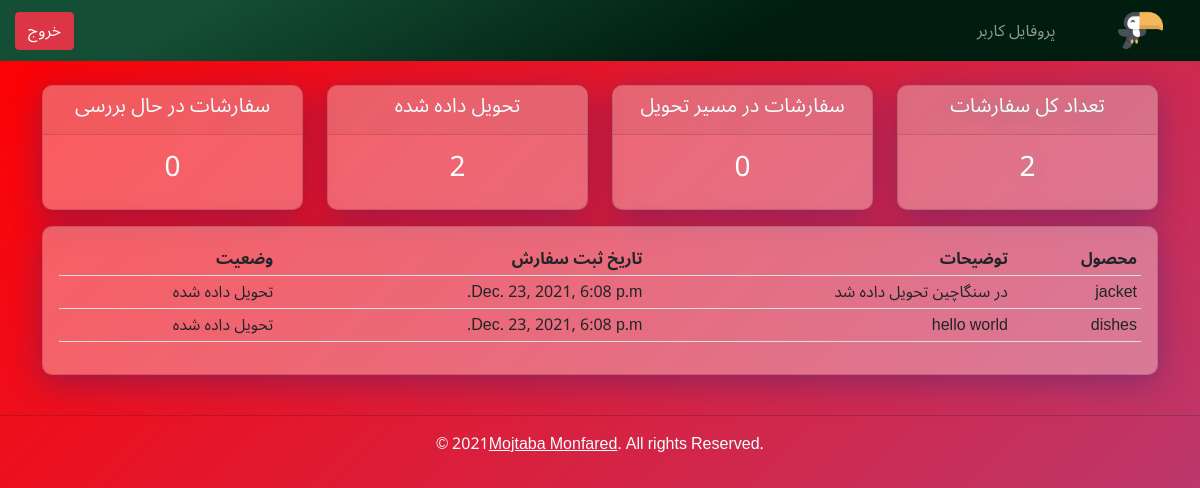
/user/ (signed in), run on the app's committed database.
### accounts/models.py (models this page shows, shortened)
class Order(models.Model):
    STATUS = (
        ('در حال بررسی', 'در حال بررسی'),
        ('سفارشات در مسیر تحویل', 'سفارشات در مسیر تحویل'),
        ('تحویل داده شده', 'تحویل داده شده'),
    )
    customer =models.ForeignKey(Customer, null=True, on_delete=models.SET_NULL)
    product = models.ForeignKey(Product, null=True, on_delete=models.SET_NULL)
    date_created = models.DateTimeField(auto_now_add=True, null=True)
    status = models.CharField(max_length=200, null=True, choices=STATUS)
    notes = models.CharField(max_length=1000, null=True, blank=True)

class Product(models.Model):
    CATEGORY = (
        ('داخلی', 'داخلی'),
        ('خارجی', 'خارجی'),
    )
    name = models.CharField(max_length=200, null=True)
    price = models.FloatField(null=True)
    category = models.CharField(max_length=200, null=True, choices=CATEGORY)
    description = models.CharField(max_length=200, null=True, blank=True)
    date_created = models.DateTimeField(auto_now_add=True, null=True)
    tags = models.ManyToManyField(Tag)

### accounts/decorators.py (the view)
		def wrapper_func(request, *args, **kwargs):
			group = None
			if request.user.groups.exists():
				group = request.user.groups.all()[0].name
			if group in allowed_roles:
				return view_func(request, *args, **kwargs)
			else:
				return HttpResponse('You are not authorized to view this page')

### accounts/views.py (called while the page is built)
@login_required(login_url='login')
@allowed_users(allowed_roles=['customer'])
def userPage(request):
	orders = request.user.customer.order_set.all()
	total_orders = orders.count()
	delivered = orders.filter(status='تحویل داده شده').count()
	pending = orders.filter(status='در حال بررسی').count()
	out_for_delivery = orders.filter(status='سفارشات در مسیر تحویل').count()
	context = {
		'orders': orders,
		'total_orders': total_orders,
		'delivered': delivered,
		'pending': pending,
		'out_for_delivery': out_for_delivery,
	}
	return render(request, 'accounts/user.html', context)

### accounts/templates/accounts/user.html
{% extends "accounts/main.html" %}
{% block content %}
{% include "accounts/status.html" %}
<div class="row">
    <div class="col-md">
        <div class="card" id="customers-box">
            <div class="card-body">
                <table class="table table-sm table-hover">
                    <tr>
                        <th>محصول</th>
                        <th>توضیحات</th>
                        <th>تاریخ ثبت سفارش</th>
                        <th>وضعیت</th>
                    </tr>
                        {% for order in orders %}
                            <tr>
                                <td>{{ order.product.name }}</td>
                                <td>{{ order.notes }}</td>
                                <td>{{ order.date_created }}</td>
                                <td>{{ order.status }}</td>
                            </tr>
                        {% endfor %}
                </table>
            </div>
        </div>
    </div>
</div>
{% endblock content %}

### static/css/main.css (style rules this page uses)
body, html { font-family: 'Noto Sans Arabic', sans-serif; background: linear-gradient(315deg, #FFFFFF 0%, #6284FF 50%, #FF0000 100%); background-size: 400% 400%; animation: gradient 15s ease infinite; height: 100vh; background-attachment: fixed; }
#customers-box { color: rgb(51, 51, 51); background: rgba( 255, 255, 255, 0.35 ); box-shadow: 0 8px 32px 0 rgba( 31, 38, 135, 0.37 ); backdrop-filter: blur( 0px ); -webkit-backdrop-filter: blur( 0px ); border-radius: 10px; }

### data on the page
Order: product.name "jacket", notes "در سنگاچین تحویل داده شد", date_created "Dec. 23, 2021, 6:08 p.m.", status "تحویل داده شده"
Order: product.name "dishes", notes "hello world", date_created "Dec. 23, 2021, 6:08 p.m.", status "تحویل داده شده"

### other printed values
{{ total_orders }} "2"
{{ out_for_delivery }} "0"
{{ delivered }} "2"
{{ pending }} "0"
